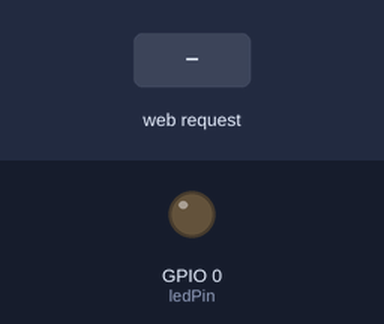
Bench run of a sketch on a simulated ESP8266 (NodeMCU). On the bench: output pins drawn as LEDs (lit = HIGH). Inputs (shaded band) come from the test bench. WiFi joins after 1.5 s; servers stay silent unless stated; what the sketch prints to the serial monitor is not drawn.

Above: at 2.8 s.
2.9 s: HTTP request GET /LED=ON received
At 4.1 s:
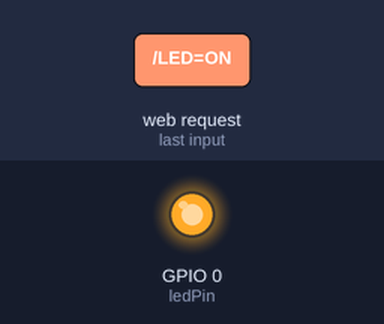
4.4 s: HTTP request GET /LED=OFF received
At 5.2 s:
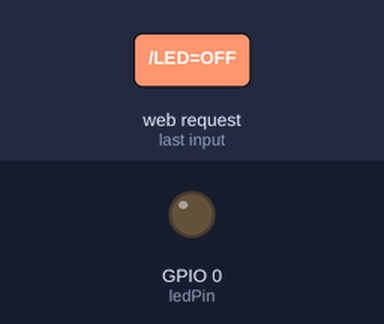
Timing chart, 0 to 7.4 s (numbered marks = the images above; inputs shaded):
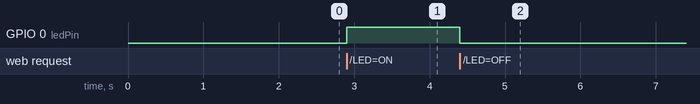

Measured:
- after the input at 2.9 s, GPIO 0 (ledPin): LOW → HIGH at once
- after the input at 4.4 s, GPIO 0 (ledPin): HIGH → LOW at once

The sketch:

web-server-led-buttons.ino
```cpp
#include <ESP8266WiFi.h>


//Variables network
const char* ssid = "xavier.gomez";
const char* password = "1234567890";


WiFiServer server(80);
const int ledPin = 0;

void setup() {

  //Establish led
  pinMode(ledPin, OUTPUT);
  digitalWrite(ledPin,0);

  //Establish Serial connection
  Serial.begin(115200);
  delay(100);

  //Print ssid
  Serial.println();
  Serial.println();
  Serial.print("Connecting to: ");
  Serial.println(ssid);

  //Connect to net
  WiFi.begin(ssid, password);
  //connecting to net
  while (WiFi.status() != WL_CONNECTED) {
    delay(500);
    Serial.print(".");
  }

 //Print net status and @IP
  Serial.println();
  Serial.print("WiFi connected, IP address: ");
  Serial.println(WiFi.localIP());

  //Start server
  server.begin();
  Serial.println("Server started");

}

void loop() {
  WiFiClient client = server.available();
  if(!client) return;

  while(!client.available()) delay(1);

  String req = client.readStringUntil('\r');
  Serial.println(req);
  client.flush();

  int val;
  if(req.indexOf("/LED=ON") != -1) val = HIGH;
  else if (req.indexOf("/LED=OFF") != -1) val = LOW;
  else { client.stop(); return;}
  digitalWrite(ledPin,val);

  client.println("HTTP/1.1 200 OK");
  client.println("Content-Type: text/html");
  client.println(""); //  do not forget this one
  client.println("<!DOCTYPE HTML>");
  client.println("<html>");

  client.print("Led pin is now: ");
  if(val == HIGH) {
    client.print("On");
  } else {
    client.print("Off");
  }

  client.println("<br><br>");
  client.println("<p>GPIO0 <a href=\"/LED=ON\"><button>ON</button></a>&nbsp;<a href=\"/LED=OFF\"><button>OFF</button></a></p>");
  client.println("</html>");

  delay(1);
  Serial.println("Client disonnected");
}
```
